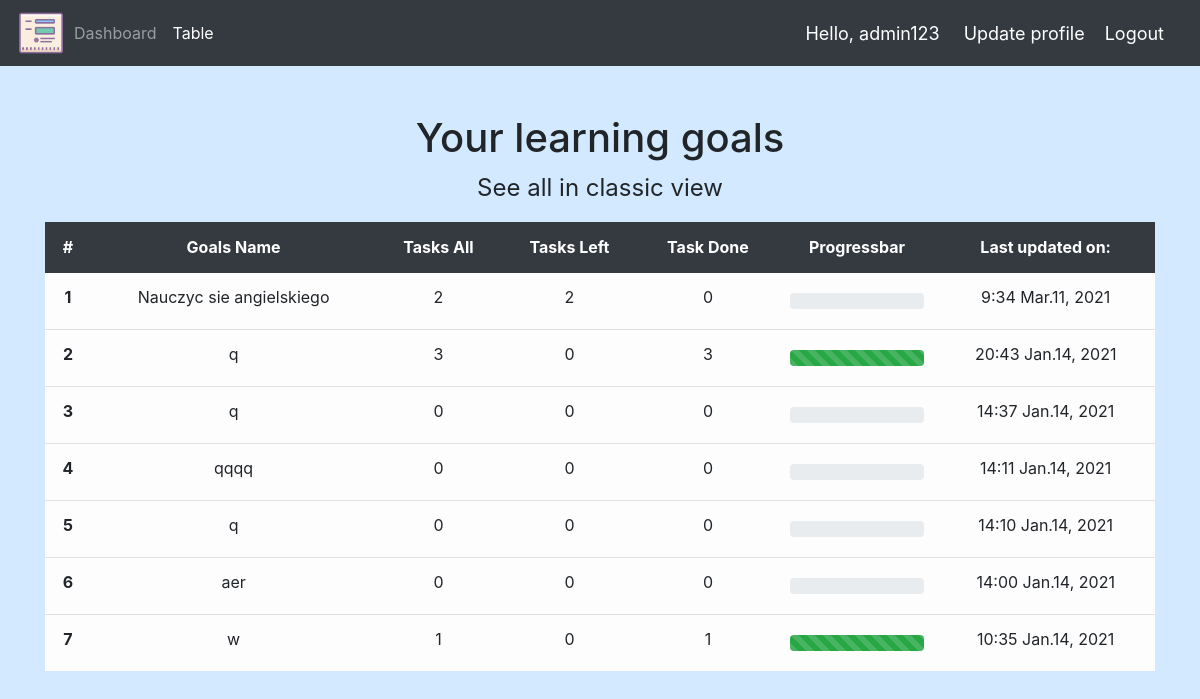
Before: /dashboard-table/ (signed in) with the older database file.
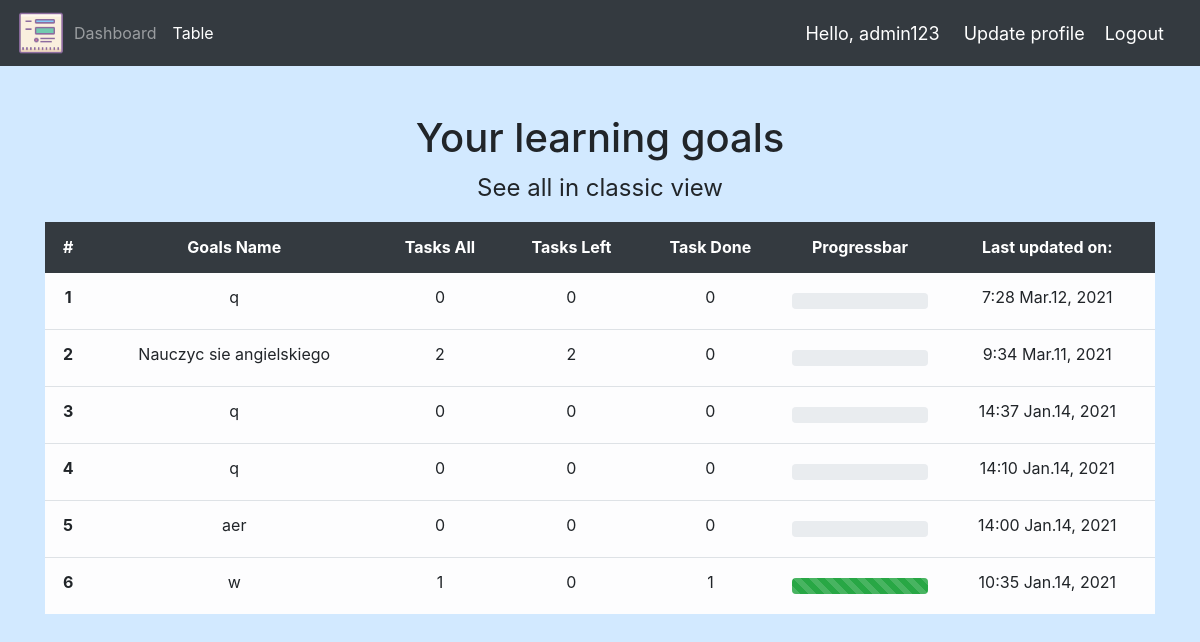
After: the same page with the newer database file.
### goals/models.py (models this page shows, shortened)
class LearningGoal(models.Model):
    name = models.CharField(blank=True, max_length=40)
    created_at = models.DateTimeField(auto_now_add=True)
    updated_at = models.DateTimeField(auto_now=True)
    user = models.ForeignKey(User, null=True, on_delete=models.CASCADE)

### goals/views.py (the view)
# urls.py: path("dashboard-table/", views.dashboard_table, name="dashboard_table"),
@login_required
def dashboard_table(request):
    template_name = "to_do_manager/dashboard-table-view.html"
    LearningGoals = (
        request.user.learninggoal_set.prefetch_related(
            Prefetch("tasks",
                     queryset=SingleTask.objects.filter(completed=False))
        )
        .annotate(counter=Count("tasks"))
        .order_by("-updated_at")
    )
    TasksAll = SingleTask.objects.all()
    TasksAller = TasksAll.count()
    TasksCompleted = TasksAll.filter(completed=True).count()
    TasksUncompleted = TasksAll.filter(completed=False).count()
    context = {
        "LearningGoals": LearningGoals,
        "TasksAll": TasksAller,
        "TasksCompleted": TasksCompleted,
        "TasksUncompleted": TasksUncompleted,
    }
    return render(request, template_name, context)

### templates/to_do_manager/dashboard-table-view.html (shortened to what this page needs)
{% extends "to_do_manager/base.html" %}
{% block content %}
{% load mathfilters %}
<div class="row mt-5">
    <h1 class="col-12 text-center">Your learning goals</h1>
    <a class="col-12 text-center table-link mb-3" href="{% url 'dashboard' %}">See all in classic view</a></h1>
</div>
<table class="table">
    <thead class="thead-dark">
        <tr>
            <th class="text-center" scope="col">#</th>
            <th class="text-center" scope="col">Goals Name</th>
            <th class="text-center" scope="col">Tasks All</th>
            <th class="text-center" scope="col">Tasks Left</th>
            <th class="text-center" scope="col">Task Done</th>
            <th class="text-center" scope="col">Progressbar</th>
            <th class="text-center" scope="col">Last updated on:</th>
        </tr>
    </thead>
    <tbody>
        {% for learninggoal in LearningGoals  %}
        <tr class='table-light'>
            <th class="text-center" scope="row">{{forloop.counter}}</th>
            <td class="text-center">{{ learninggoal.name }}</td>
            <td class="text-center">{{learninggoal.counter}}</td>
            <td class="text-center">{{learninggoal.tasks.all.count}}</td>
            {% with numerator=learninggoal.tasks.all.count denominator=learninggoal.counter %}
            <td class="text-center"> {{denominator|sub:numerator}}</td>
            <td class="text-center">
                {%if learninggoal.counter %}
                <div class="progress my-2">
                    <div class="progress-bar progress-bar-striped bg-success" role="progressbar"
                        style="width: {{ denominator|sub:numerator|div:denominator|mul:100 }}%"
                        aria-valuenow="{{ denominator|sub:numerator|div:denominator|mul:100 }}" aria-valuemin="0"
                        aria-valuemax="100">
                    </div>
                </div>
                {% else %}
                <div class="progress my-2">
                </div>
                {% endif %}
                {% endwith %}
            </td>
            <td class="text-center">{{ learninggoal.updated_at| date:"G:i M.j, Y" }}</td>
        </tr>
        {% endfor %}
    </tbody>
</table>
{% endblock content %}

Changed rows visible on the page:
removed LearningGoal: name "qqqq", counter "0", tasks.all.count "0", counter|sub "0", updated_at "14:11 Jan.14, 2021"
changed LearningGoal: counter "3" → "0"; counter|sub "3" → "0"; updated_at "20:43 Jan.14, 2021" → "7:28 Mar.12, 2021"; moves up the list
